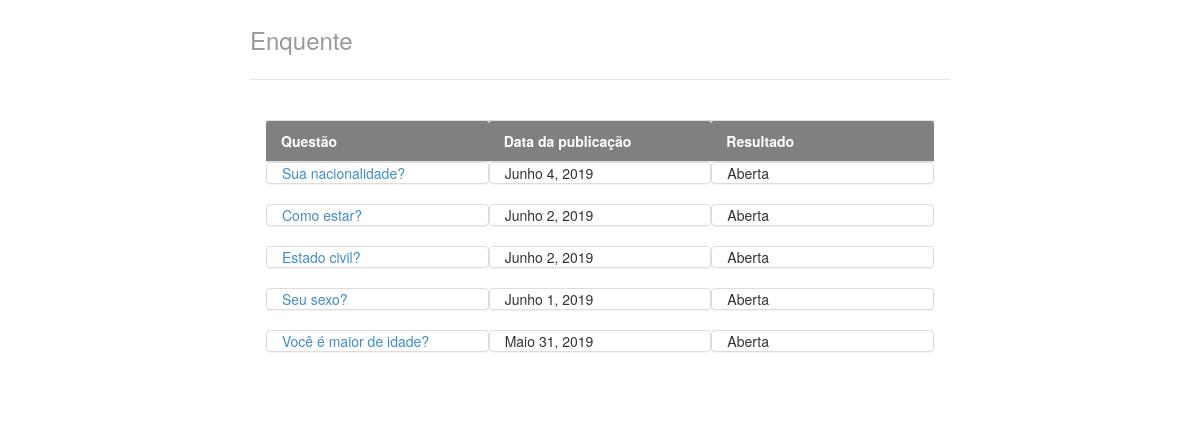
The page / on the database its author committed.
### pools/models.py (models this page shows, shortened)
class Questao(models.Model):
	texto_questao = models.CharField(max_length=200)
	fechada = models.BooleanField(default=False)
	data_pub = models.DateField('data publicada')

### pools/views.py (the view)
# urls.py: path('',views.index, name='index'),
def index(request):
	questao_lista = Questao.objects.order_by('-data_pub')
	saida = {'questao_lista':questao_lista}
	return render(request,'index.html',saida)

### pools/templates/index.html
{% extends "base.html" %}
{% block body %}
	<div class="col-lg-12">
        <div class="panel panel-default">
            <div class="panel-heading col-lg-4" style="background-color: gray; color: white">
                <strong>Questão</strong>
            </div>
            <div class="panel-heading col-lg-4" style="background-color: gray; color: white">
                <strong>Data da publicação</strong>
            </div>
            <div class="panel-heading col-lg-4" style="background-color: gray; color: white">
                <strong>Resultado</strong>
            </div>
            {% if questao_lista %}
				{% for questao in questao_lista %}
					<div class="panel panel-default col-lg-4"><a href="{% url 'detalhe' questao.id %}">{{questao.texto_questao}}</a></div>
					<div class="panel panel-default col-lg-4">{{questao.data_pub}}</div>
                    {% if questao.fechada %}
                        <div class="panel panel-default col-lg-4">Fechada - <a href="{% url 'resultado' questao.id %}">Ver</a></div>
                    {% else %}
                        <div class="panel panel-default col-lg-4">Aberta</div>
                    {% endif %}
				{% endfor %}
			{% else %}
				<div class="panel panel-default col-lg-12">Nenhuma questão está disponível.</div>
			{% endif %}
        </div>
    </div>
{% endblock %}

### pools/templates/base.html (shortened to what this page needs)
{% load staticfiles %}
<!DOCTYPE html>
<html lang="pt">
    <head>
        <link href="{% static 'styles/bootstrap.css' %}" rel="stylesheet">
        <link href="{% static 'styles/main.css' %}" rel="stylesheet">
    </head>
    <body>
        <div class="container">
            <div class="header">
                <h3 class="text-muted">Enquente</h3>
            </div>
            <div class="row content">
                {% block body %}
                {% endblock %}
            </div>
        </div>
    </body>
</html>

### pools/static/styles/main.css (style rules this page uses)
body { padding-top: 20px; padding-bottom: 20px; }
.header, .content, .footer { padding-left: 15px; padding-right: 15px; }
.header { border-bottom: 1px solid #e5e5e5; }
.header h3 { margin-top: 0; margin-bottom: 0; line-height: 40px; padding-bottom: 19px; }
@media (min-width: 768px) { .container { max-width: 730px; } }
.content { margin: 40px 0; }
@media screen and (min-width: 768px) { .header, .content, .footer { padding-left: 0; padding-right: 0; } }
@media screen and (min-width: 768px) { .header { margin-bottom: 30px; } }

### rows shown on the page
Questao: texto_questao "Sua nacionalidade?", data_pub "Junho 4, 2019", fechada "Aberta"
Questao: texto_questao "Como estar?", data_pub "Junho 2, 2019", fechada "Aberta"
Questao: texto_questao "Estado civil?", data_pub "Junho 2, 2019", fechada "Aberta"
Questao: texto_questao "Seu sexo?", data_pub "Junho 1, 2019", fechada "Aberta"
Questao: texto_questao "Você é maior de idade?", data_pub "Maio 31, 2019", fechada "Aberta"
